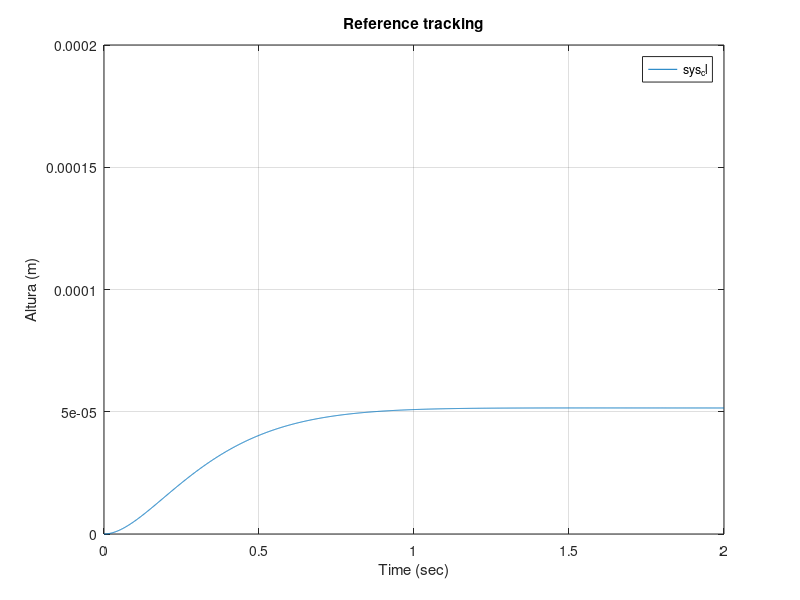

This figure's MATLAB source: (Note: this script raises an error after producing the figure.)
%% State Space Control
clc
%%
A1=7.068;
A2=1.8869;
AC=0.0045;
Ab=0.0045;
R1=1;
R2=1;
g=9.81;

alpha= (sqrt(2*g))*(Ab*R1);
beta= (sqrt(2*g))*(AC*R2);

A = [ -alpha/A1   alpha/A1   
     alpha/A2  -(alpha+beta)/A2 ]

B =  [ 1/A1
        0 ]

C = [ 0  1 ]

D = [0]

%% find poles of the system

poles = eig(A)

%% Open loop response

t = 0:0.01:5;
u = zeros(size(t));
x0 = [0.01 0];

sys = ss(A,B,C,0);

[y,t,x] = lsim(sys,u,t,x0);
plot(t,y)
title('Open-Loop Response to Non-Zero Initial Condition')
xlabel('Time (sec)')
ylabel('Altura (m)')

%% Controlling to an equilibrium

p1 = -5 + 2i;
p2 = -5 - 2i;

K = place(A,B,[p1 p2]);
sys_cl = ss(A-B*K,B,C,0);

lsim(sys_cl,u,t,x0);
title('Controlling to an equilibrium')
xlabel('Time (sec)')
ylabel('Altura (m)')

%% Reference tracking

t = 0:0.001:2;
u = ones(size(t));

sys_cl = ss(A-B*K,B,C,0);

lsim(sys_cl,u,t);
title('Reference tracking')
xlabel('Time (sec)')
ylabel('Altura (m)')
axis([0 2 0 2E-4])

%% Including the scaling factor

Nbar = rscale(sys,K)

lsim(sys_cl,Nbar*u,t)
title('Including the scaling factor')
xlabel('Time (sec)')
ylabel('Altura (m)')
axis([0 2 0 1.2])

%% Observers

op1 = -100;
op2 = -101;
op3 = -102;

L = place(A',C',[op1 op2 op3])';

At = [ A-B*K             B*K
       zeros(size(A))    A-L*C ];

Bt = [    B*Nbar
       zeros(size(B)) ];

Ct = [ C    zeros(size(C)) ];

sys = ss(At,Bt,Ct,0);
lsim(sys,ones(size(t)),t,[x0 x0]);

title('Linear Simulation Results (with observer)')
xlabel('Time (sec)')
ylabel('Ball Position (m)')

%% State values and estimated values

t = 0:1E-6:0.1;
x0 = [0.01 0.5 -5];
[y,t,x] = lsim(sys,zeros(size(t)),t,[x0 x0]);

n = 3;
e = x(:,n+1:end);
x = x(:,1:n);
x_est = x - e;

% Save state variables explicitly to aid in plotting
h = x(:,1); h_dot = x(:,2); i = x(:,3);
h_est = x_est(:,1); h_dot_est = x_est(:,2); i_est = x_est(:,3);

plot(t,h,'-r',t,h_est,':r',t,h_dot,'-b',t,h_dot_est,':b',t,i,'-g',t,i_est,':g')
legend('h','h_{est}','hdot','hdot_{est}','i','i_{est}')
xlabel('Time (sec)')

%%

function[Nbar]=rscale(a,b,c,d,k)
% Given the single-input linear system: 
%       .
%       x = Ax + Bu
%       y = Cx + Du
% and the feedback matrix K,
% 
% the function rscale(sys,K) or rscale(A,B,C,D,K) 
% finds the scale factor N which will 
% eliminate the steady-state error to a step reference 
% for a continuous-time, single-input system
% with full-state feedback using the schematic below:
%
%                         /---------\
%      R         +     u  | .       |
%      ---> N --->() ---->| X=Ax+Bu |--> y=Cx ---> y
%                -|       \---------/
%                 |             | 
%                 |<---- K <----|
%
%8/21/96 Yanjie Sun of the University of Michigan
%        under the supervision of Prof. D. Tilbury
%6/12/98 John Yook, Dawn Tilbury revised

error(nargchk(2,5,nargin));

% --- Determine which syntax is being used ---
nargin1 = nargin;
if (nargin1==2),	% System form
		[A,B,C,D] = ssdata(a);
		K=b;
elseif (nargin1==5), % A,B,C,D matrices
		A=a; B=b; C=c; D=d; K=k;
else error('Input must be of the form (sys,K) or (A,B,C,D,K)')
end;

% compute Nbar
s = size(A,1);
Z = [zeros([1,s]) 1];
N = inv([A,B;C,D])*Z';
Nx = N(1:s);
Nu = N(1+s);
Nbar=Nu+K*Nx;

end